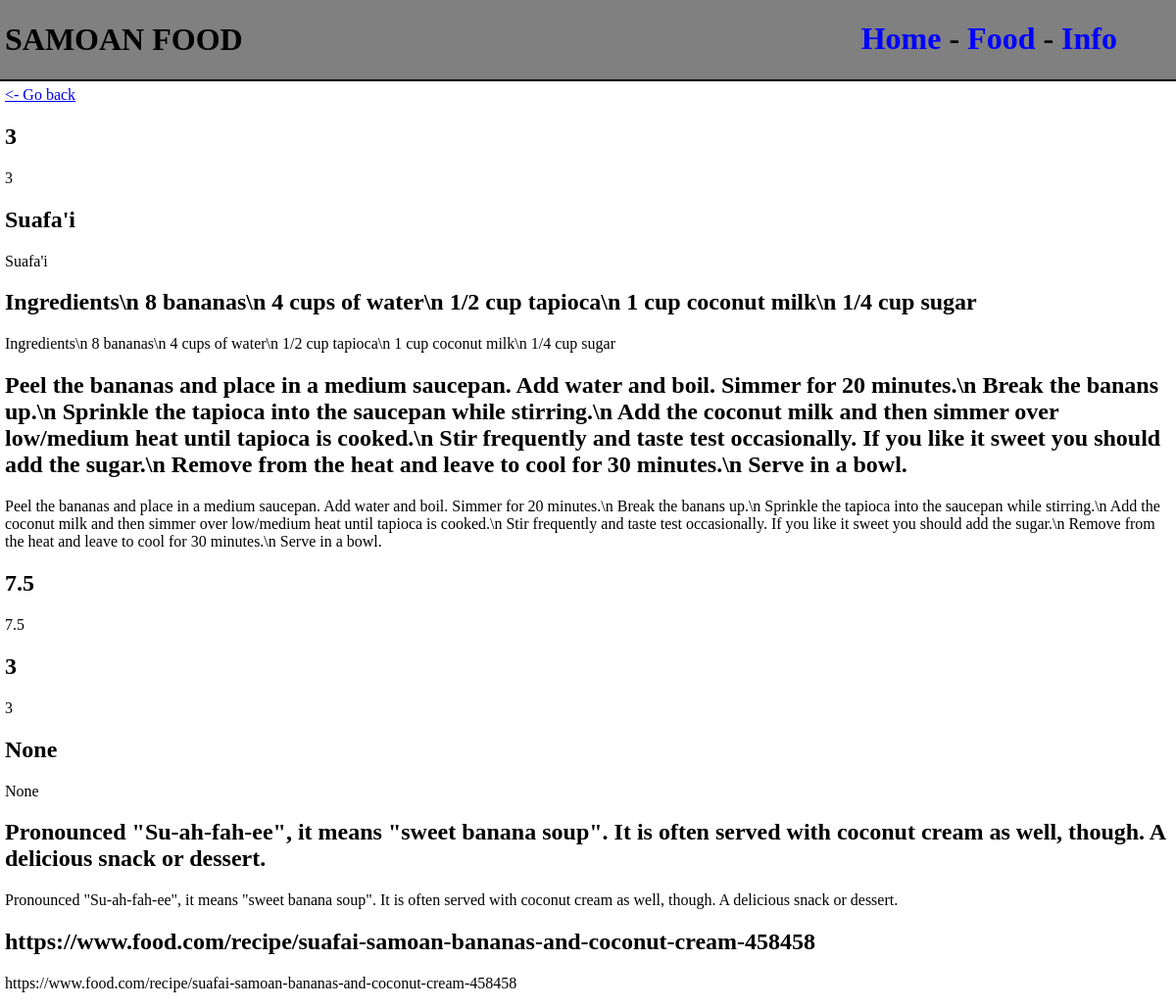
The app's page /food/3 with its own data.
### tables this page shows
CREATE TABLE Food (id INTEGER PRIMARY KEY AUTOINCREMENT, name TEXT, ingredients TEXT, recipe TEXT, rating INTEGER, price NUMERIC, image BLOB, "desc" TEXT, recipeurl TEXT);

### app/routes.py (the view)
@app.route("/food/<int:id>")
def food(id):
    conn = sqlite3.connect('database/samoanfood.db')
    cur = conn.cursor()
    cur.execute("SELECT * FROM Food WHERE id=?",(id,))
    foodresult = cur.fetchone()
    return render_template("food.html", foodresult=foodresult)

### app/templates/food.html
{% extends 'layout.html' %}
{% block content %}
<a href="/all_food"> <- Go back</a>
{%for food in foodresult%}
<h2>{{food}}</h2>
<p>{{food}}</p>
{% endfor %}
{% endblock %}

### app/static/css/style.css (style rules this page uses)
body { font-family: "Comic Sans MS"; margin-top: 0px; margin-left: 0px; margin-right: 0px; }

### records on screen
Food: name "Suafa'i", ingredients "Ingredients\\n 8 bananas\\n 4 cups of water\\n 1/2 cup tapioca\\n 1 cup coconut milk\\n 1/4 cup sugar", recipe "Peel the bananas and place in a medium saucepan. Add water and boil. Simmer for 20 minutes.\\n Break the banans up.\\n Sprinkle the tapioca into the saucepan while stirring.\\n Add the coconut milk and then simmer over low/medium heat until tapioca is cooked.\\n Stir frequently and taste test occasionally. If you like it sweet you should add the sugar.\\n Remove from the heat and leave to cool for 30 minutes.\\n Serve in a bowl.", rating "7.5", desc "Pronounced \"Su-ah-fah-ee\", it means \"sweet banana soup\". It is often served with coconut cream as well, though. A delicious snack or dessert.", recipeurl "https://www.food.com/recipe/suafai-samoan-bananas-and-coconut-cream-458458"

### other values on screen
{{ food }} "3" "3" "None"
